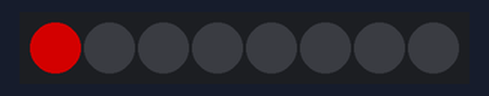
A program run on a simulated BBC micro:bit (MakeCode). Parts: 8 RGB LEDs in strip order, left to right. Dim RGB values are drawn brighter than linear.

Above: at 0.1 s.
At 8.9 s:
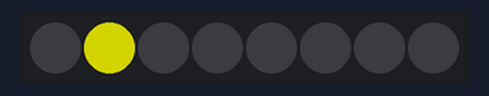
At 13.6 s:
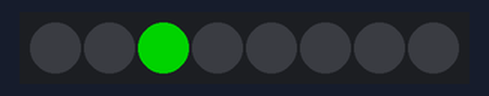
At 18.3 s:
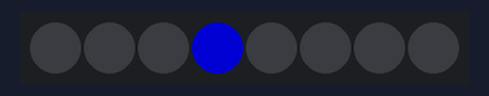
At 27.6 s:
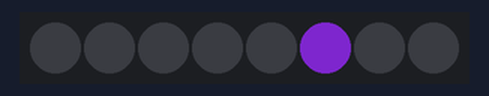
At 37.0 s:
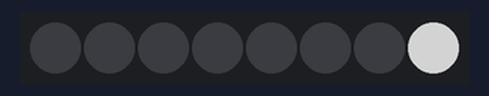
Timing chart, 0 to 39.0 s (numbered marks = the images above):
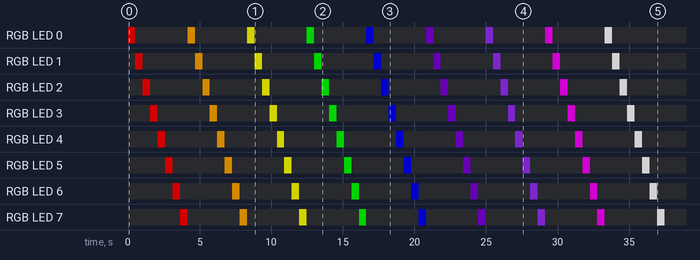

Measured:
- by itself, RGB LED 2: off → RGB(127, 0, 0) at 1.0 s, → off 0.52 s later, → RGB(127, 82, 0) 3.6 s later, → off 0.52 s later, … (18 changes in this stretch)
- by itself, RGB LED 3: off → RGB(127, 0, 0) at 1.6 s, → off 0.52 s later, → RGB(127, 82, 0) 3.6 s later, → off 0.52 s later, … (18 changes in this stretch)
- what the display in image 1 shows lasts 0.6 s, from 8.8 s to 9.4 s

The program:

main.ts
```typescript
let strip = neopixel.create(DigitalPin.P1, 8, NeoPixelMode.RGB)
let item = 0
let color = 0
let seznam = [
neopixel.colors(NeoPixelColors.Red),
neopixel.colors(NeoPixelColors.Orange),
neopixel.colors(NeoPixelColors.Yellow),
neopixel.colors(NeoPixelColors.Green),
neopixel.colors(NeoPixelColors.Blue),
neopixel.colors(NeoPixelColors.Indigo),
neopixel.colors(NeoPixelColors.Violet),
neopixel.colors(NeoPixelColors.Purple),
neopixel.colors(NeoPixelColors.White),
neopixel.colors(NeoPixelColors.Black)
]
basic.forever(function () {
    strip.setPixelColor(item, seznam[color])
    strip.show()
    basic.pause(500)
    strip.clear()
    if (item == 7) {
        item = 0
        color += 1
        if (color == 10) {
            color = 0
        }
    } else {
        item += 1
    }
})
```

test.ts
```typescript
// Tady jsou testy. Při použití tohoto balíčku jako rozšíření nebude zkompilováno.
```
